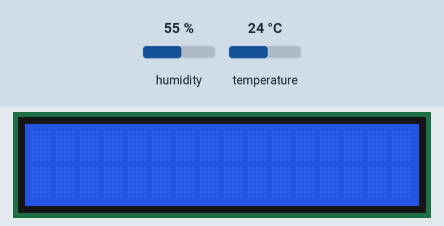
Bench run of a sketch on a simulated Arduino Uno, built with avr-gcc and run on an emulated ATmega328P. Parts: 16×2 character LCD. Inputs (shaded band) come from the test bench; at power-on: humidity 55 %, temperature 24 °C. What the sketch prints to the serial monitor is not drawn.

Above: at 1.2 s.
1.3 s: humidity set to 22 %
At 5.1 s:
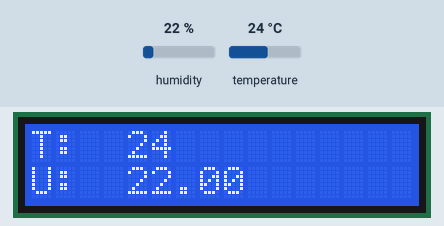
5.6 s: temperature set to 12 °C
At 8.9 s:
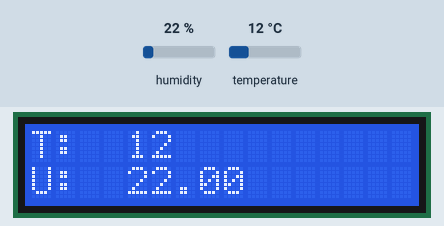
9.7 s: humidity set to 40 %
At 12.7 s:
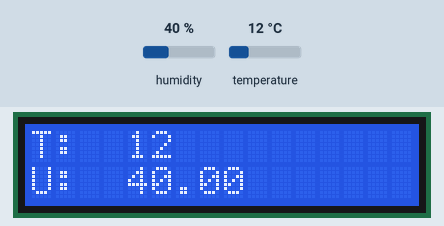
13.8 s: temperature set to 19 °C
At 17.7 s:
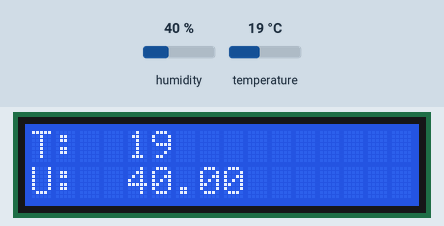
Timing chart, 0 to 18.9 s (numbered marks = the images above; inputs shaded):
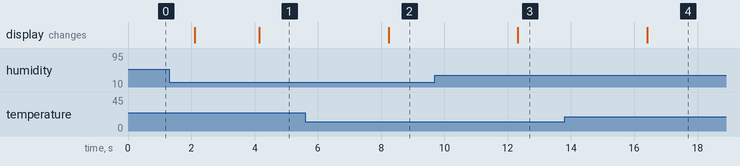

The sketch:

MedidorDeTemperaturaEUmidadeDoAr.ino
```cpp
#include <LiquidCrystal_I2C.h> // incluindo a biblioteca LCD com módulo I2C
#include <dht.h> // incluindo a biblioteca de sensor de umidade e temperatura do ar

LiquidCrystal_I2C lcd(0x27, 16, 2);  //cria o objeto lcd, 0x27 caracteres, 16 colunas e 2 linhas
const int pinoDHT11 = A2; // define o pino do sensor DHT na porta analógica 2
dht DHT; // cria o objeto sensor de umidade e temperatura do ar

void setup() {

    Serial.begin(9600);
    lcd.init();       // iniciando o lcd
    lcd.backlight();  // ligando o backlight do lcd
}

void loop() {
    DHT.read11(pinoDHT11);             //LÊ AS INFORMAÇÕES DO SENSOR
    Serial.print("Umidade: ");         //IMPRIME O TEXTO NA SERIAL
    Serial.print(DHT.humidity);        //IMPRIME NA SERIAL O VALOR DE UMIDADE MEDIDO
    Serial.print("%");                 //ESCREVE O TEXTO EM SEGUIDA
    Serial.print(" / Temperatura: ");  //IMPRIME O TEXTO NA SERIAL
    Serial.print(DHT.temperature, 0);  //IMPRIME NA SERIAL O VALOR DE UMIDADE MEDIDO E REMOVE A PARTE DECIMAL
    Serial.println("*C");              //IMPRIME O TEXTO NA SERIAL
    delay(2000);                       //INTERVALO DE 2 SEGUNDOS * NÃO DIMINUIR ESSE VALOR

    lcd.clear();  // limpando a tela do lcd
    lcd.setCursor(0, 0); // coloca o cursor na coluna 0 linha 0
    lcd.print("T: "); // imprime no visor lcd na posição setada acima
    lcd.setCursor(4, 0);
    lcd.print(DHT.temperature, 0);
    lcd.setCursor(0, 1);
    lcd.print("U: ");
    lcd.setCursor(4, 1);
    lcd.print(DHT.humidity);

}
```

Measured:
- after the input at 1.3 s, the display: first differs from a run without the input after 2.9 s (image 1)
- after the input at 5.6 s, the display: changes after 2.6 s (image 2)
- after the input at 9.7 s, the display: changes after 2.6 s (image 3)
- after the input at 13.8 s, the display: changes after 2.6 s (image 4)
